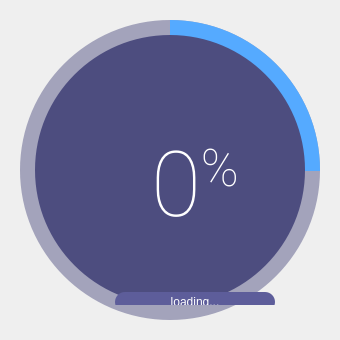
<?xml version="1.0" encoding="UTF-8"?>
<ui version="4.0">
 <class>SplashScreen</class>
 <widget class="QMainWindow" name="SplashScreen">
  <property name="geometry">
   <rect>
    <x>0</x>
    <y>0</y>
    <width>340</width>
    <height>340</height>
   </rect>
  </property>
  <property name="windowTitle">
   <string>MainWindow</string>
  </property>
  <widget class="QWidget" name="centralwidget">
   <widget class="QFrame" name="circularProgressBarBase">
    <property name="geometry">
     <rect>
      <x>10</x>
      <y>10</y>
      <width>320</width>
      <height>320</height>
     </rect>
    </property>
    <property name="frameShape">
     <enum>QFrame::NoFrame</enum>
    </property>
    <property name="frameShadow">
     <enum>QFrame::Raised</enum>
    </property>
    <widget class="QFrame" name="circularProgress">
     <property name="geometry">
      <rect>
       <x>10</x>
       <y>10</y>
       <width>300</width>
       <height>300</height>
      </rect>
     </property>
     <property name="styleSheet">
      <string notr="true">QFrame{
	border-radius: 150px;
	background-color: qconicalgradient(cx:0.5, cy:0.5, angle:90, stop:0.749 rgba(255, 0, 127, 0), stop:0.750 rgba(85, 170, 255, 255));
}</string>
     </property>
     <property name="frameShape">
      <enum>QFrame::NoFrame</enum>
     </property>
     <property name="frameShadow">
      <enum>QFrame::Raised</enum>
     </property>
    </widget>
    <widget class="QFrame" name="circularBg">
     <property name="geometry">
      <rect>
       <x>10</x>
       <y>10</y>
       <width>300</width>
       <height>300</height>
      </rect>
     </property>
     <property name="styleSheet">
      <string notr="true">QFrame{
	border-radius: 150px;
	background-color: rgba(77, 77, 127, 120);
}</string>
     </property>
     <property name="frameShape">
      <enum>QFrame::NoFrame</enum>
     </property>
     <property name="frameShadow">
      <enum>QFrame::Raised</enum>
     </property>
    </widget>
    <widget class="QFrame" name="container">
     <property name="geometry">
      <rect>
       <x>25</x>
       <y>25</y>
       <width>270</width>
       <height>270</height>
      </rect>
     </property>
     <property name="styleSheet">
      <string notr="true">QFrame{
	border-radius: 135px;
	background-color: rgb(77, 77, 127);
}</string>
     </property>
     <property name="frameShape">
      <enum>QFrame::NoFrame</enum>
     </property>
     <property name="frameShadow">
      <enum>QFrame::Raised</enum>
     </property>
     <widget class="QWidget" name="layoutWidget">
      <property name="geometry">
       <rect>
        <x>40</x>
        <y>50</y>
        <width>240</width>
        <height>227</height>
       </rect>
      </property>
      <layout class="QGridLayout" name="gridLayout">
       <item row="0" column="0">
        <widget class="QLabel" name="labelPercentage">
         <property name="font">
          <font>
           <family>Roboto Thin</family>
           <pointsize>68</pointsize>
          </font>
         </property>
         <property name="styleSheet">
          <string notr="true">background-color: none;
color: #FFFFFF</string>
         </property>
         <property name="text">
          <string>&lt;p&gt;&lt;span style=&quot; font-size:68pt;&quot;&gt;0&lt;/span&gt;&lt;span style=&quot; font-size:58pt; vertical-align:super;&quot;&gt;%&lt;/span&gt;&lt;/p&gt;</string>
         </property>
         <property name="alignment">
          <set>Qt::AlignCenter</set>
         </property>
        </widget>
       </item>
       <item row="1" column="0">
        <widget class="QLabel" name="labelLoadingInfo">
         <property name="minimumSize">
          <size>
           <width>0</width>
           <height>20</height>
          </size>
         </property>
         <property name="maximumSize">
          <size>
           <width>16777215</width>
           <height>20</height>
          </size>
         </property>
         <property name="font">
          <font>
           <family>Segoe UI</family>
           <pointsize>9</pointsize>
          </font>
         </property>
         <property name="styleSheet">
          <string notr="true">QLabel{
	border-radius: 10px;	
	background-color: rgb(93, 93, 154);
	color: #FFFFFF;
	margin-left: 40px;
	margin-right: 40px;
}</string>
         </property>
         <property name="frameShape">
          <enum>QFrame::NoFrame</enum>
         </property>
         <property name="text">
          <string>loading...</string>
         </property>
         <property name="alignment">
          <set>Qt::AlignCenter</set>
         </property>
        </widget>
       </item>
      </layout>
     </widget>
    </widget>
    <zorder>circularBg</zorder>
    <zorder>circularProgress</zorder>
    <zorder>container</zorder>
   </widget>
  </widget>
 </widget>
 <resources/>
 <connections/>
</ui>
